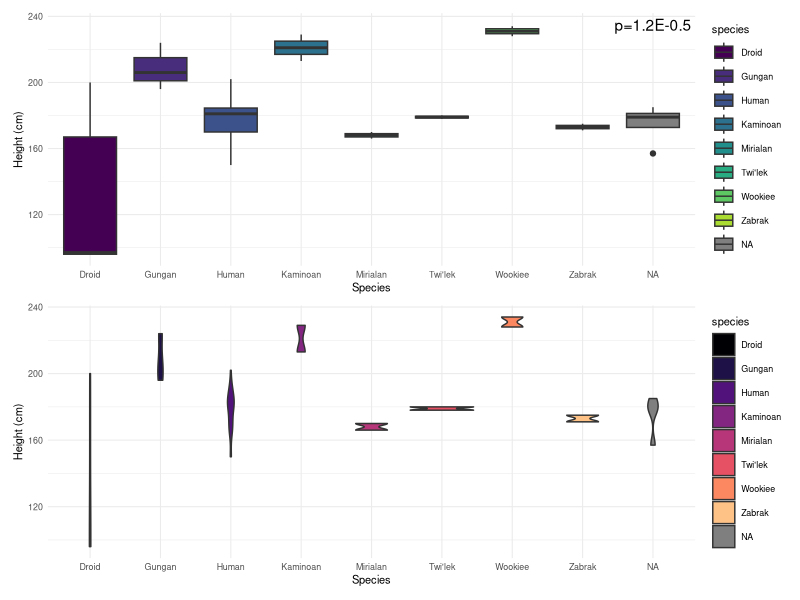

Generate this figure with R:
## ---- chunk 1
library(tidyverse)
sw<-starwars %>%
  group_by(species)%>%
  summarize(number=n())%>%
  filter(number>1)

sw2<-starwars%>%
  filter(species %in% sw$species)

glimpse(sw2)
## ---- chunk 2
sw3<-sw2%>%
  select(-(films:starships))
glimpse(sw3)

## ---- chunk 3
which(is.na(sw3$height))

swClean<-sw3[complete.cases(sw3[,2]),]
which(is.na(swClean$height))

swClean%>%
  group_by(species)%>%
  summarize(swClean, meanHeight=mean(swClean$height), medianHeight=median(swClean$height), sdHeight=sd(swClean$height))%>%
  select(meanHeight:sdHeight)



## ---- chunk 4
library(viridis)
swCols <- viridis(9, option = "viridis")
swPlot <- ggplot(swClean)+
  aes(x=species, y=height, fill=species) +
  geom_boxplot()+
  xlab("Species")+
  ylab("Height (cm)")+
  scale_fill_manual(values=swCols)+
  theme_minimal(base_size = 8) +
  annotate("text", x=9, y=235, label ="p=1.2E-0.5") 

## ---- chunk 5
swCols2 <- viridis(9, option = "magma")
swPlot2 <- ggplot(swClean)+
  aes(x=species, y=height, fill=species) +
  geom_violin()+
  xlab("Species")+
  ylab("Height (cm)")+
  scale_fill_manual(values=swCols2)+
  theme_minimal(base_size = 8) 
 
## ---- chunk 6
library(patchwork)
swPlot/swPlot2
